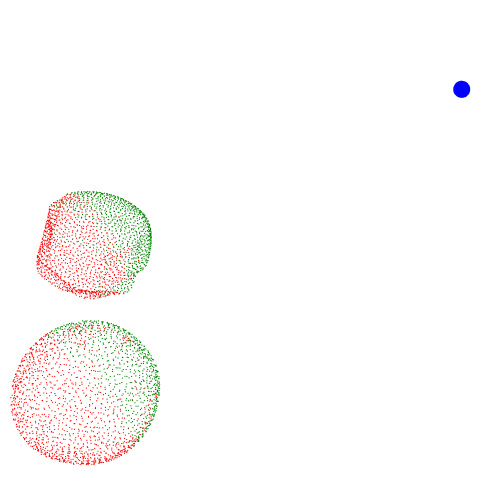

Write notebook code for a chart like this one.
### Code cell
folder = 'images/point_clouds/point_e/'
scale = 1
viewpoint = np.array([scale, scale, scale])
# plot_points(pc.coords, viewpoint, plot_viewpoint=False, out_file=folder + 'fotballs.eps', save=False)
visible_inds = visible_points(pc.coords, viewpoint=viewpoint, hpr_radius=2.1)
plot_points(pc.coords, viewpoint, plot_viewpoint=True, out_file=folder + 'fotballs_visible_colored.eps', save=True,
            points_special_inds=visible_inds)

### Figure 1 — Plotly figure (JSON) as saved in the notebook; plotly's stock layout.template omitted (floating-point values rounded to 4 significant figures; data arrays with more than 128 entries replaced by an {"elided": "..."} marker saying what was removed)
{"data": [{"marker": {"color": "red", "opacity": 1, "size": 0.7}, "mode": "markers", "type": "scatter3d", "x": {"elided": "2479 float values"}, "y": {"elided": "2479 float values"}, "z": {"elided": "2479 float values"}}, {"marker": {"color": "green", "opacity": 1, "size": 0.7}, "mode": "markers", "type": "scatter3d", "x": {"elided": "1617 float values"}, "y": {"elided": "1617 float values"}, "z": {"elided": "1617 float values"}}, {"marker": {"color": "blue", "opacity": 1, "size": 10}, "mode": "markers", "type": "scatter3d", "x": [1], "y": [1], "z": [1]}], "layout": {"autosize": false, "height": 500, "margin": {"b": 0, "l": 0, "pad": 0, "r": 0, "t": 0}, "paper_bgcolor": "rgba(0,0,0,0)", "plot_bgcolor": "rgba(0,0,0,0)", "scene": {"camera": {"center": {"x": 0, "y": 0, "z": 0}, "eye": {"x": -0.7785, "y": -0.9149, "z": 0.9435}, "up": {"x": 0, "y": 1, "z": 0}}, "xaxis": {"visible": false}, "yaxis": {"visible": false}, "zaxis": {"visible": false}}, "showlegend": false, "width": 500}}
